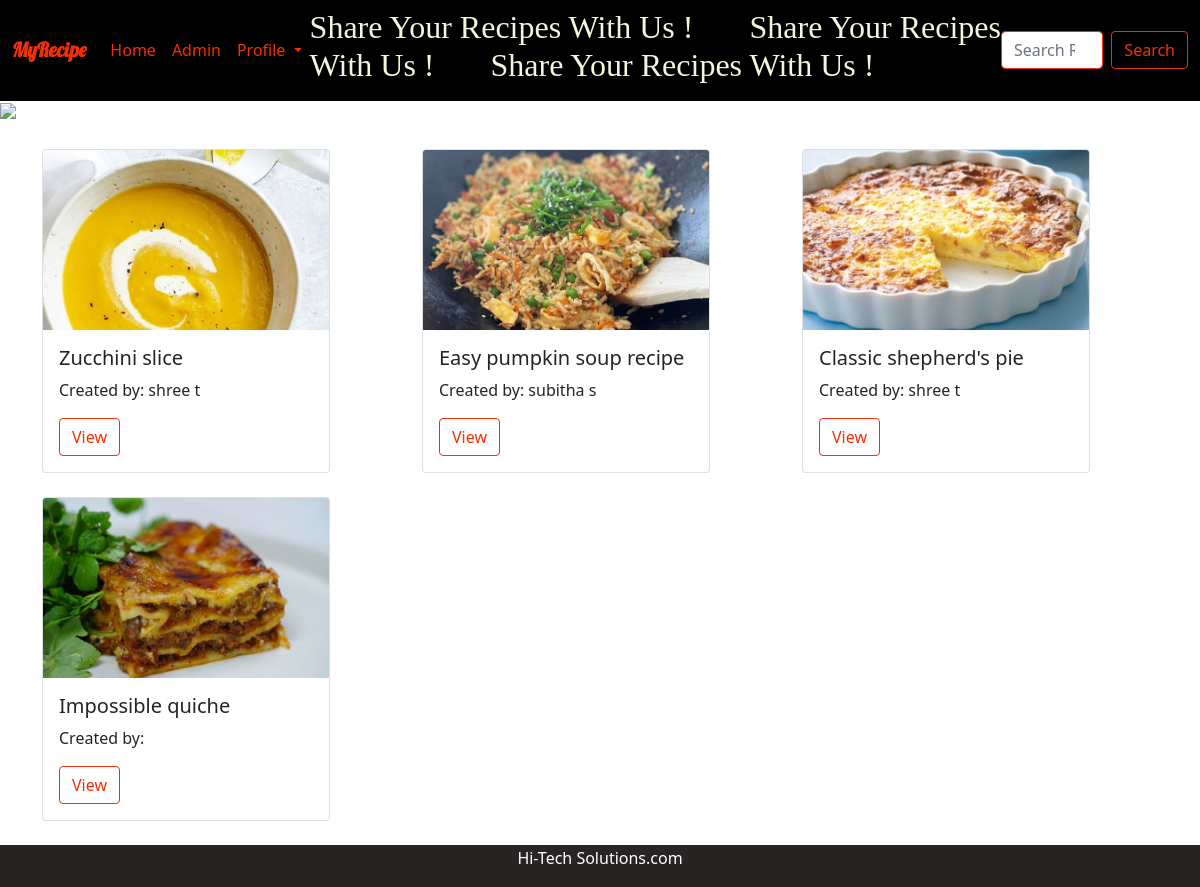
Page /myrecipe/ on the committed database.
### recipes/models.py (models this page shows, shortened)
class recipe(models.Model):
    recipe_name = models.CharField(max_length=120)
    ingredient = models.CharField(max_length=600)
    category = models.CharField(max_length=120)
    recipe_pic = models.ImageField(upload_to="images")
    How_to_make = models.CharField(max_length=200)
    stat = models.CharField(max_length=600,default="")
    created_by = models.ForeignKey(to=User,on_delete=models.CASCADE)

### home/views.py (the view)
# urls.py: 2. Add a URL to urlpatterns:  path('', Home.as_view(), name='home')
class Home(TemplateView):
    context = {}
    template_name = 'home/home.html'
    def get(self, request, *args, **kwargs):
        user = request.user.id
        if user:
            return redirect('userhome')
        data = recipe.objects.all()
        self.context['data'] = data
        return render(request,self.template_name , self.context)

### home/templates/home/home.html (shortened to what this page needs)
<!DOCTYPE html>
<html lang="en">
<head>
    <link href="https://cdn.jsdelivr.net/npm/bootstrap@5.0.0-beta3/dist/css/bootstrap.min.css" rel="stylesheet">
    {% load static %}
    <link rel="stylesheet" href="{% static 'home/css/home.css' %}">
</head>
<body>
{% include 'home/nav.html' %}
<div class="figure">
      <img src="{% static 'home/images/6.jpg' %}" >
</div>
{% include 'home/card.html' %}
<br>
<footer>
    <a>Hi-Tech Solutions.com</a></p>
  </footer>
</body>
</html>

### home/templates/home/card.html
<div class="container">
  <div class="row row-cols-1 row-cols-md-3 g-4">
  {% for obj in data %}
    {% if obj.created_by == request.user %}
      <div class="col-3">
        <div class="card h-100" style="width: 18rem;">
          <img src="/{{obj.recipe_pic}}" class="card-img-top" alt="...">
          <div class="card-body">
            <h5 class="card-title">{{obj.recipe_name}}</h5>
            <p class="card-text">Created by: {{obj.created_by.first_name}} {{obj.created_by.last_name}}</p>
            <a href="{% url 'viewrecipe' obj.pk %}" class="btn btn-outline-success" id="bt1">View</a>
            <a href="{% url 'editrecipe' obj.pk %}" class="btn btn-outline-success" id="bt2">Edit</a>
            <a href="{% url 'deleterecipe' obj.pk %}" class="btn btn-outline-success" id="bt3">Delete</a>
          </div>
        </div>
      </div>
    {% else %}
      <div class="col-3">
        <div class="card h-100" style="width: 18rem;">
          <img src="/{{obj.recipe_pic}}" class="card-img-top" alt="...">
          <div class="card-body">
            <h5 class="card-title">{{obj.recipe_name}}</h5>
            <p class="card-text">Created by: {{obj.created_by.first_name}} {{obj.created_by.last_name}}</p>
            <a href="{% url 'viewrecipe' obj.id %}" class="btn btn-outline-success" id="bt">View</a>
          </div>
        </div>
      </div>
    {% endif %}
  {% endfor %}
  </div>
</div>

### home/static/home/css/home.css (style rules this page uses)
.container { position: relative; padding-top:2% }
.btn-outline-success, .btn-outline-success:focus, .btn-outline-success:active, .btn-outline-success:hover { color: #F23005!important ; border-color: #F23005 !important; }
.card-img-top { width: 100%; height: 15vw; object-fit: cover; }
.figure { position: relative; display: inline-block; max-width: 100%; }
.figure img { display:block; max-width: 100%; }

### home/templates/home/home.html (style rules this page uses)
footer { text-align: center; padding: 1px; background-color: rgb(41, 36, 36); color: white; }

### rows in the picture
recipe: recipe_pic (picture), recipe_name "Zucchini slice", created_by.first_name "shree", created_by.last_name "t"
recipe: recipe_pic (picture), recipe_name "Easy pumpkin soup recipe", created_by.first_name "subitha", created_by.last_name "s"
recipe: recipe_pic (picture), recipe_name "Classic shepherd's pie", created_by.first_name "shree", created_by.last_name "t"
recipe: recipe_pic (picture), recipe_name "Impossible quiche"
